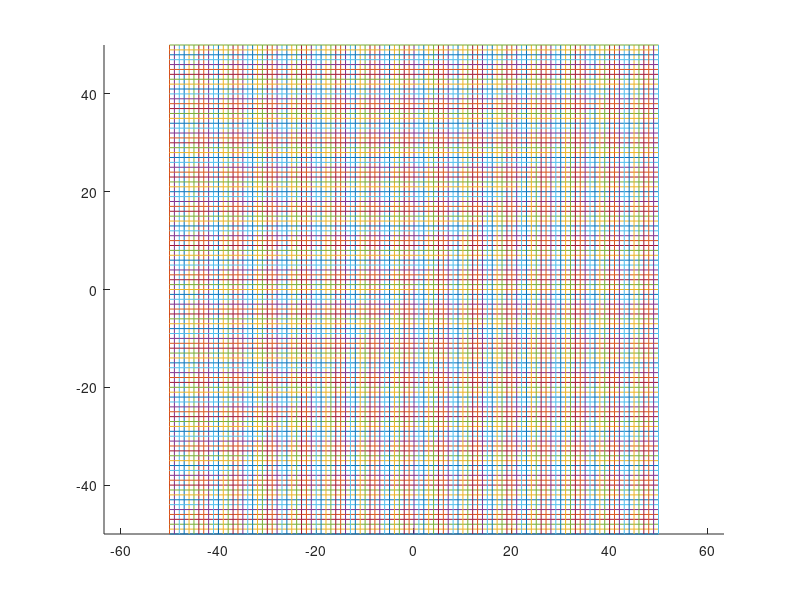

Recreate this plot in MATLAB.
z = [-50:1:50]
figure(2);
hold on
axis equal

for i = 1:length(z)
        plot(z, z(i)*ones(length(z),1));
        plot(z(i)*ones(length(z),1), z);
end
